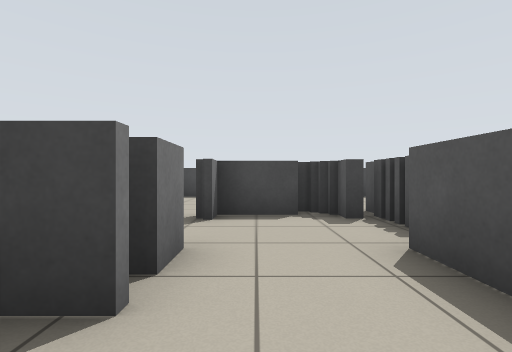
View 1 (above)

20 first-person views from a walk through a Stage world. The camera is 0.72 m above the floor, looks level and sees 85° across. Floor lines are 1 m apart. The floor is counted in squares, 1 m on a side. Each view is taken from the middle of a square. On the plan, view 1 faces up. The plan holds only what a view shows up to about 10 squares ahead; the rest is blank. The place goes on beyond the plan. Robots are left out.

View 2
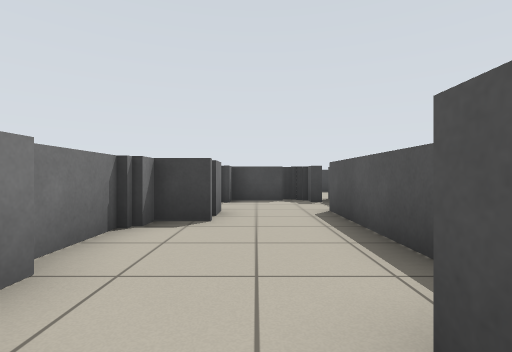

View 3
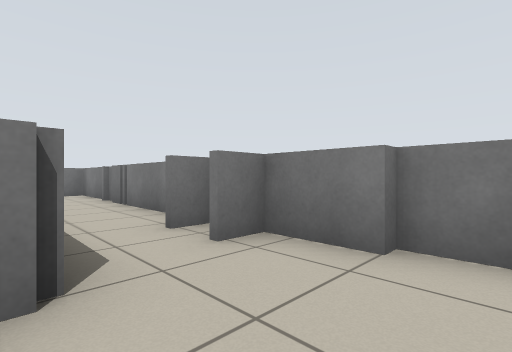

View 4
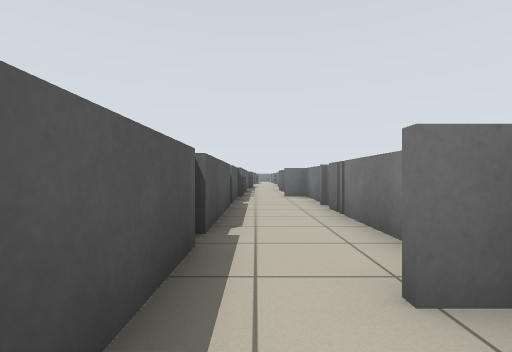

View 5
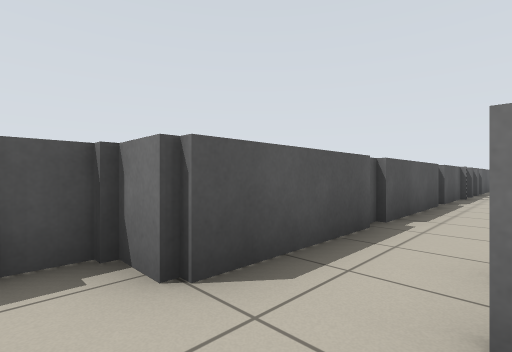

View 6
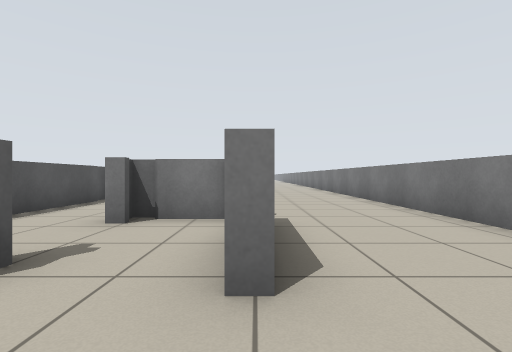

View 7
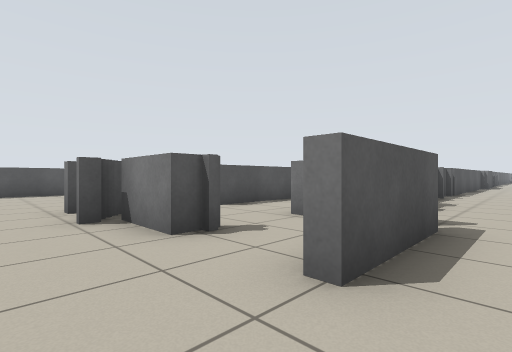

View 8
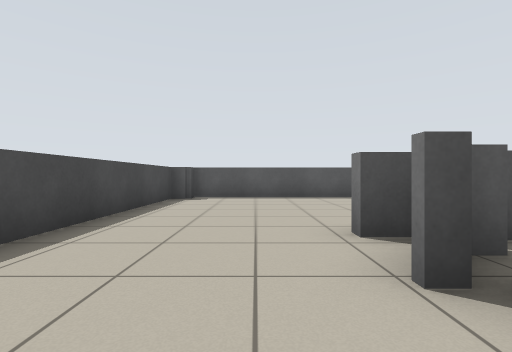

View 9
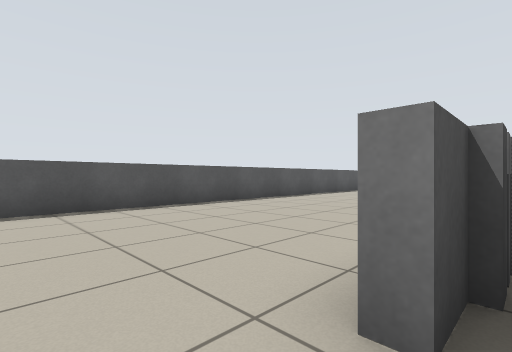

View 10
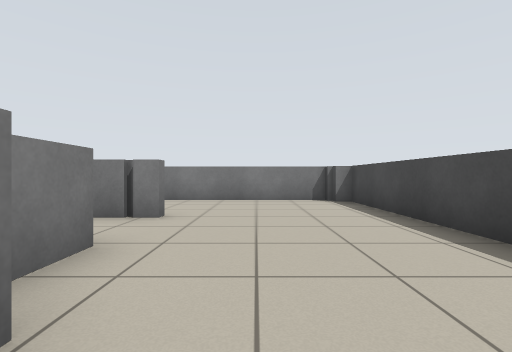

View 11
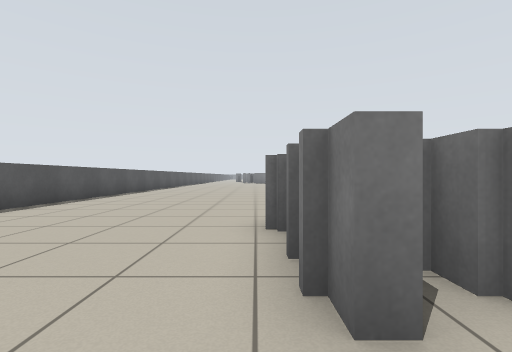

View 12
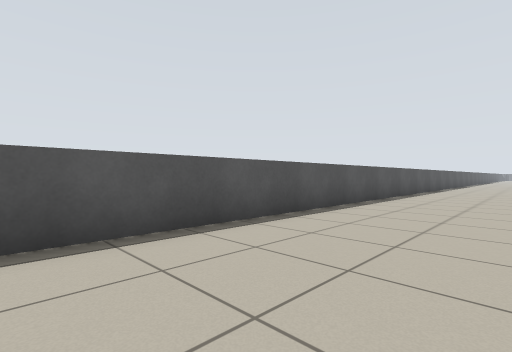

View 13
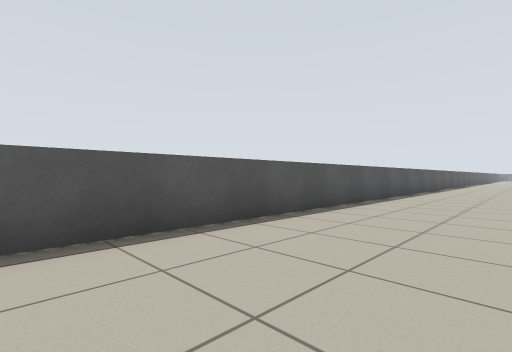

View 14
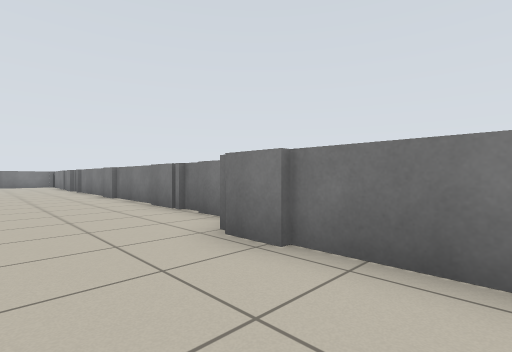

View 15
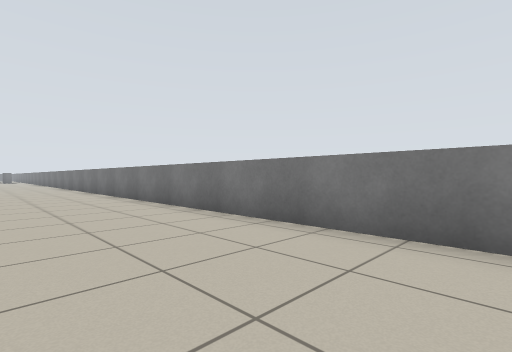

View 16
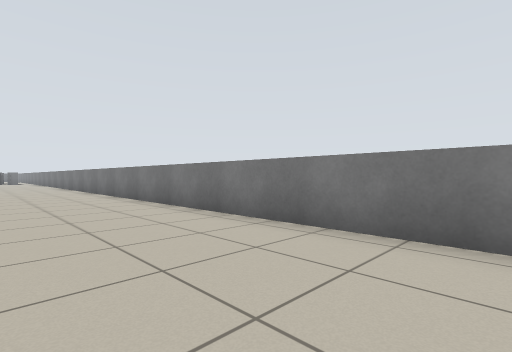

View 17
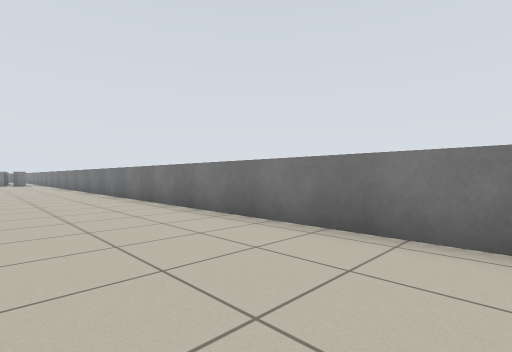

View 18
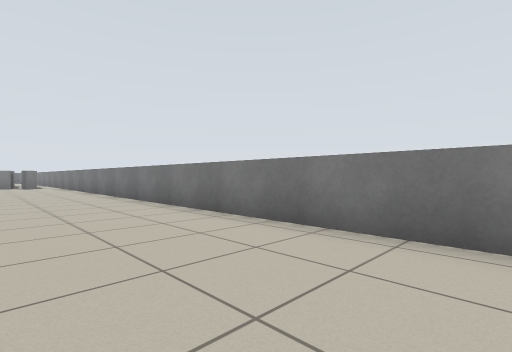

View 19
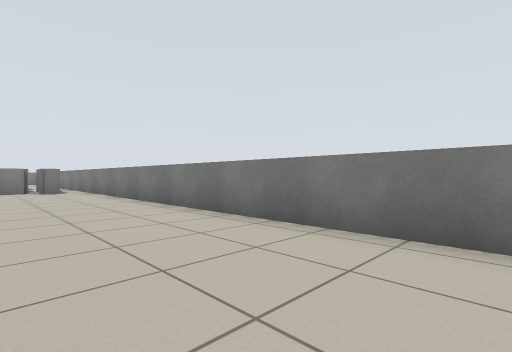

View 20
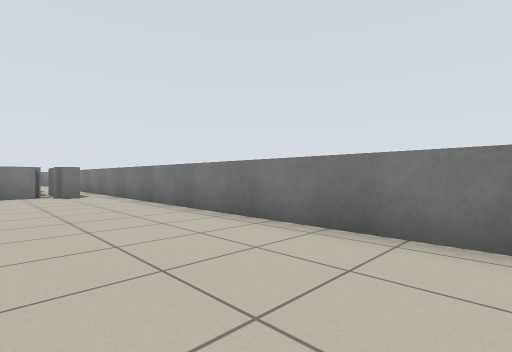

### Floor plan
Key: @ floor where view 1 was taken; x gap in a wall; . floor; = window, fence, low wall or low ledge.
Columns run from 7 left of view 1 to 9 right of it. Each row starts with its distance up from view 1.
 10  ======  =======
  9 ==.............==
  8 =...............=
  7 =...............=
  6 =.......==......=
  5 =...=.====......=
  4 =...=....=......=
  3 =...x.=..==.....=
  2 =...===..=......=
  1 =....=...=......=
  0 =....=.@.=......=
 -1 =....=...=......=
 -2 =....=..==......=
 -3 =....==.=.......=
 -4 =....==.=.......=
 -5 =....=..=.......=
 -6 =....=..=.......=
 -7 =....=..=.......=
 -8 =....=..=.......=
 -9 =....=..=..  ...=
-10 =....=..=..  ...=
-11 =....=..=..  ..
-12 =....==.=
-13 =....  .=
-14 =....
-15 =....
-16 =....
-17 =....
-18 =....
-19 =....
-20 =....
-21 =....
-22 =....
-23 =....
-24 =....
-25 =....
-26 =....
-27 =....
-28 =....
-29 =....
-30 =....
-31 =....
-32 =....
-33 =....
-34 =...

Positions as (right, up) in squares from view 1, and headings:
1: (0, 0), facing up
2: (0, -3), facing up
3: (1, 0), facing down-left
4: (0, -2), facing down
5: (-1, -1), facing down-right
6: (-3, 7), facing down
7: (-4, 7), facing down-right
8: (-1, 7), facing right
9: (2, 7), facing down-right
10: (2, 7), facing left
11: (3, 7), facing down
12: (5, 4), facing down-right
13: (5, 1), facing down-right
14: (4, 1), facing down-left
15: (-3, 1), facing down-left
16: (-3, -5), facing down-left
17: (-3, -10), facing down-left
18: (-3, -15), facing down-left
19: (-3, -21), facing down-left
20: (-3, -24), facing down-left
